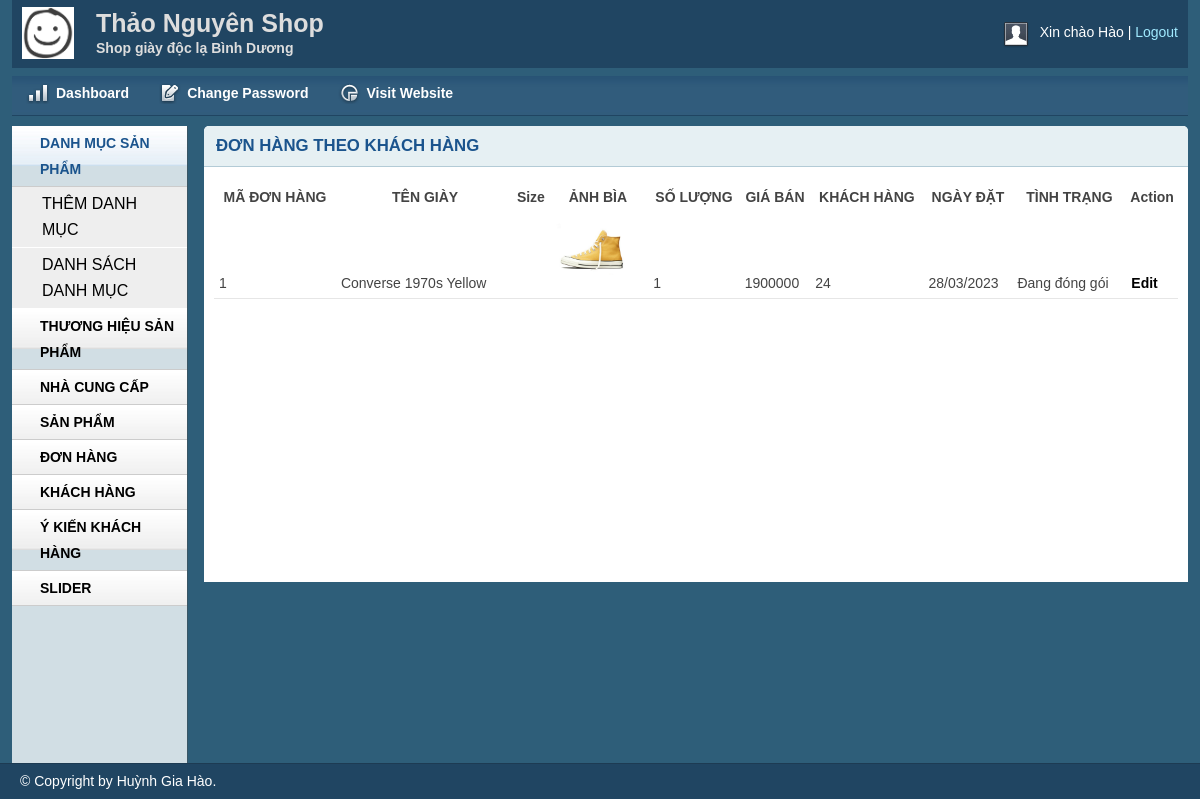
Before: /admin/userBill.php?userid=24 (signed in) with the older database file.
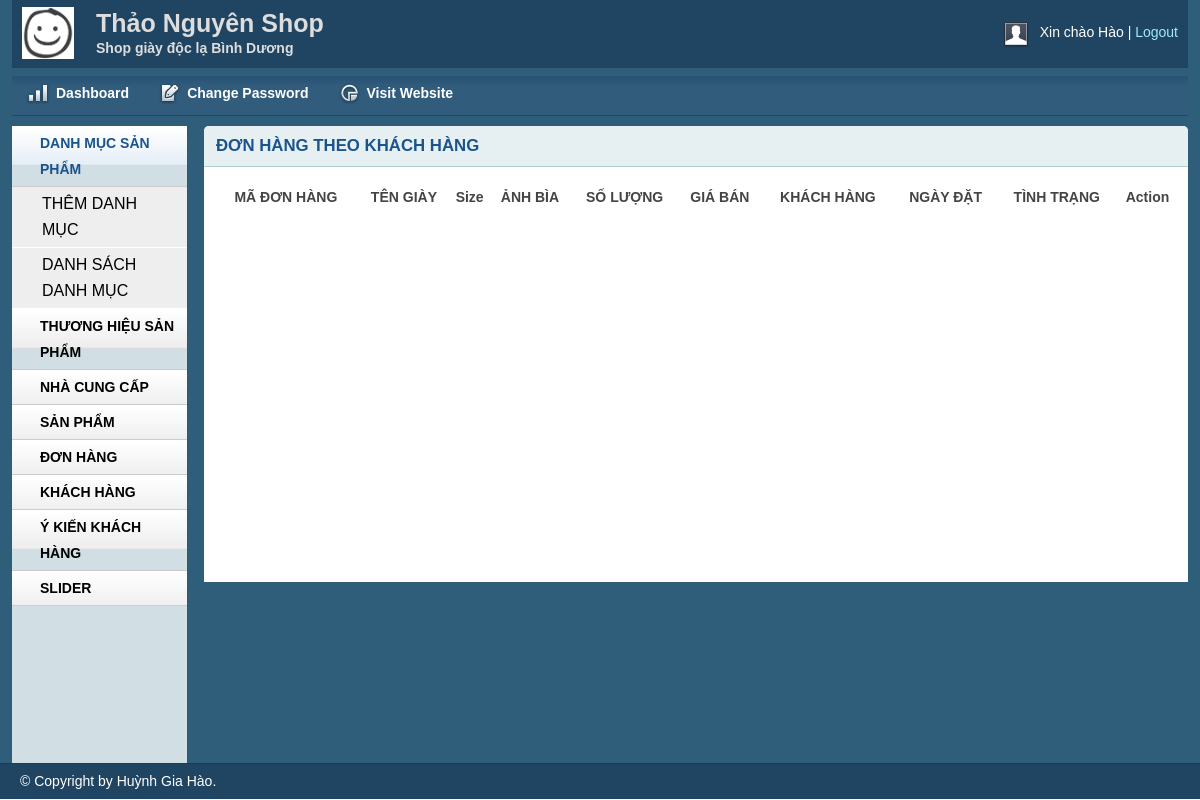
After: the same page with the newer database file.
### tables this page shows
CREATE TABLE `dondathang` (
  `id` int NOT NULL AUTO_INCREMENT,
  `MaGiay` varchar(255) NOT NULL,
  `MaKH` int NOT NULL,
  `SoLuong` int NOT NULL,
  `GiaBan` varchar(255) NOT NULL,
  `AnhBia` varchar(255) NOT NULL,
  `TenGiay` varchar(255) NOT NULL,
  `NgayDat` datetime NOT NULL DEFAULT CURRENT_TIMESTAMP,
  `TinhTrang` tinyint NOT NULL,
  `Size` tinyint NOT NULL,
  PRIMARY KEY (`id`)
);

### lib/database.php (called while the page is built, shortened)
<?php
class Database
{
    public $host = DB_HOST;
    public $user = DB_USER;
    public $pass = DB_PASS;
    public $dbname = DB_NAME;
    public $link;
    private function connectDB()
    {
        $this->link = new mysqli($this->host, $this->user, $this->pass, $this->dbname);
    }
    public function select($query)
    {
        $result = $this->link->query($query) or die($this->link->error . __LINE__);
        if ($result->num_rows > 0) {
            return $result;
        } else {
            return false;
        }
    }
}

### classes/admin/bill.php (called while the page is built, shortened)
<?php
include_once '../lib/database.php';
?>
<?php
class bill
{
    private $db;
    public function __construct()
    {
        $this->db = new Database();
    }
    public function show_bill_oderby_user($id)
    {
        $query = "SELECT * FROM dondathang WHERE MaKH='$id' ORDER BY id DESC";
        $result = $this->db->select($query);
        return $result;
    }
}
?>

### admin/userBill.php (the view, shortened to what this page needs)
<?php include 'blocks/header.php'; ?>
<?php include 'blocks/sidebar.php'; ?>
<?php include '../classes/admin/bill.php'; ?>
<?php
$bill = new bill();
if (!isset($_GET['userid']) || $_GET['userid'] == null) {
    echo "<script>window.location='userList.php'</script>";
} else {
    $id = $_GET['userid'];
}
?>
<div class="grid_10">
    <div class="box round first grid">
        <h2>ĐƠN HÀNG THEO KHÁCH HÀNG</h2>
        <div class="block">
            <table class="data display datatable" id="example">
                <thead>
                    <tr>
                        <th>MÃ ĐƠN HÀNG</th>
                        <th>TÊN GIÀY</th>
                        <th>Size</th>
                        <th>ẢNH BÌA</th>
                        <th>SỐ LƯỢNG</th>
                        <th>GIÁ BÁN</th>
                        <th>KHÁCH HÀNG</th>
                        <th>NGÀY ĐẶT</th>
                        <th>TÌNH TRẠNG</th>
                        <th>Action</th>
                    </tr>
                </thead>
                <tbody>
                    <?php
                    $show_bill_oderby_user = $bill->show_bill_oderby_user($id);
                    if ($show_bill_oderby_user) {
                        $i = 0;
                        while ($result = $show_bill_oderby_user->fetch_assoc()) {
                            $i++;
                    ?>
                            <tr class="odd gradeX">
                                <td><?php echo $i ?></td>
                                <td><?php echo $result['TenGiay'] ?></td>
                                <td><?php echo $result['Size'] ?></td>
                                <td><img src="uploads/<?php echo trim($result['AnhBia']) ?>" width="80"></td>
                                <td><?php echo $result['SoLuong'] ?></td>
                                <td><?php echo $result['GiaBan'] ?></td>
                                <td><?php echo $result['MaKH'] ?></td>
                                <td><?php echo date('d/m/Y', strtotime($result['NgayDat'])); ?></td>
                                <td>
                                    <?php
                                    $temp = $result['TinhTrang'];
                                    switch ($temp) {
                                        case '0':
                                            echo '<span class="status-packing">Đang đóng gói</span>';
                                            break;
                                    }
                                    ?>
                                </td>
                                <td><a href="billEdit.php?billid=<?php echo $result['id'] ?>">Edit</a></td>
                            </tr>
                    <?php
                        }
                    }
                    ?>
                </tbody>
            </table>
        </div>
    </div>
</div>
<?php include 'blocks/footer.php'; ?>

Changed rows visible on the page:
removed dondathang: TenGiay "Converse 1970s Yellow", SoLuong "1", GiaBan "1900000", MaKH "24", NgayDat "28/03/2023", TinhTrang "Đang đóng gói"
